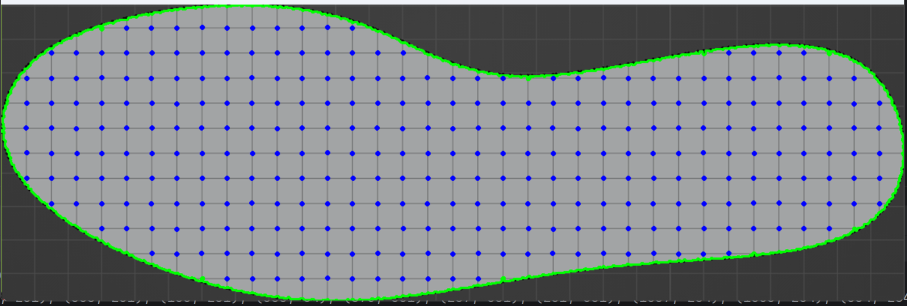
#> input picture Experiment_Dataset/standing/left_insole.png, 1814 x 612 px (shown at 1/2 size)
$ python -i heatmap_plot_smooth.py   (imports and definitions only)
#> lines starting #> are read from the running program, lines starting #| are printed output that depends on the picture; after the words box and inside, x2 and y2 are one past the last pixel; in counts of white or black regions, pixels touching at a corner belong together
import numpy as np
import matplotlib.pyplot as plt
import seaborn as sns
import pandas as pd
from scipy.ndimage import gaussian_filter, zoom, shift
from matplotlib.colors import LinearSegmentedColormap
import os
import cv2

# 定义常量
FRAME_START = 0
FRAME_END = 1000  # 包含帧1000
ZOOM_FACTOR_SMOOTH = 1.2  # 平滑和矩阵放大因子
ZOOM_FACTOR_MASK = 1.2    # 模式放大因子，与ZOOM_FACTOR_SMOOTH一致
SIGMA = 1.0
V_MAX = 1800  # 根据需要调整

# [12 lines left out: function generate_right_foot_pattern, not called in this run]

def generate_mask_from_image(image_path, target_rows=33, target_cols=15, lower_green=np.array([40, 40, 40]), upper_green=np.array([70, 255, 255])):
    """
    从图像生成鞋垫模式。

    参数：
    - image_path: 图像文件的路径
    - target_rows: 模式的行数
    - target_cols: 模式的列数
    - lower_green: HSV颜色空间中绿色的下界
    - upper_green: HSV颜色空间中绿色的上界

    返回：
    - mask_resized: 一个二维列表，表示鞋垫的压力分布（1 表示有效压力点，0 表示无压力点）
    """
#> called with target_rows = 33, target_cols = 15, lower_green = array of shape (3,), upper_green = array of shape (3,)
    # 加载图像
    image = cv2.imread(image_path)
#> image is the input picture: shape (612, 1814, 3); mean B, G, R 133.9, 132.6, 126
    if image is None:
        raise FileNotFoundError(f"无法加载图像: {image_path}")

    # 旋转图像90度顺时针
    image_rotated = cv2.rotate(image, cv2.ROTATE_90_CLOCKWISE)
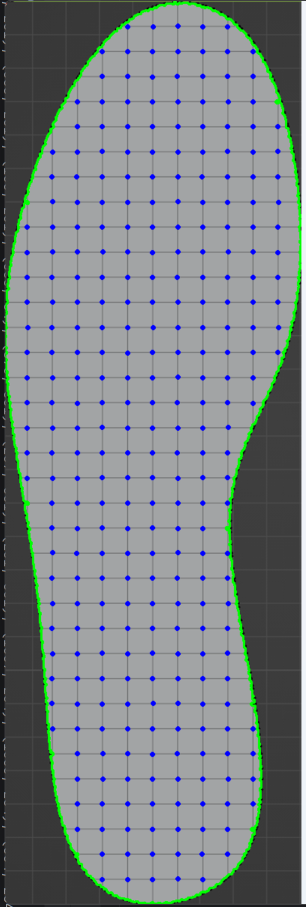
#> image_rotated: shape (1814, 612, 3) (shown at 1/2 size); mean B, G, R 133.9, 132.6, 126

    # 转换为HSV颜色空间
    hsv = cv2.cvtColor(image_rotated, cv2.COLOR_BGR2HSV)
#> hsv: shape (1814, 612, 3); mean H, S, V 75.6, 16.1, 139.2

    # 创建绿色掩码
    mask = cv2.inRange(hsv, lower_green, upper_green)
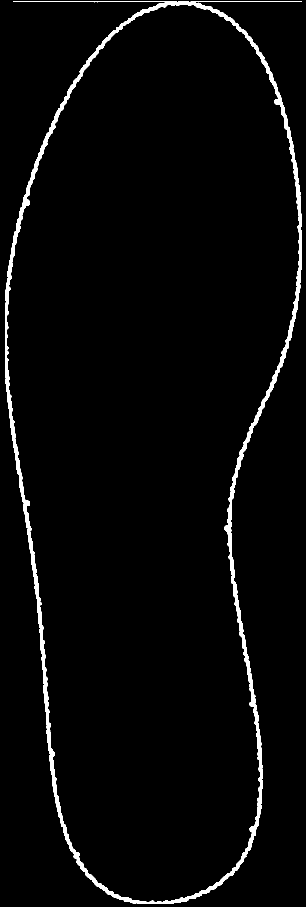
#> mask: shape (1814, 612) (shown at 1/2 size); 2.7% white; 1 white region

    # 查找轮廓
    contours, _ = cv2.findContours(mask, cv2.RETR_EXTERNAL, cv2.CHAIN_APPROX_SIMPLE)
#> contours = 1 contour; box (x1, y1, x2, y2) and area: (11, 2, 603, 1808) 796544

    if not contours:
        raise ValueError("未检测到绿色边界。请检查图像中的绿色标记是否正确。")

    # 创建空白掩码
    mask_filled = np.zeros_like(mask)

    # 填充所有检测到的轮廓
    cv2.drawContours(mask_filled, contours, -1, color=255, thickness=cv2.FILLED)
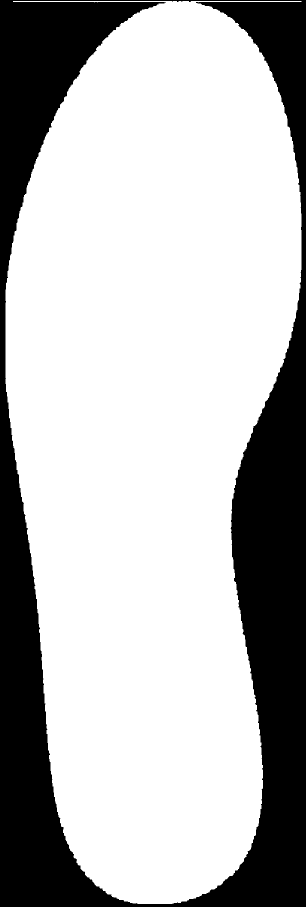
#> mask_filled: shape (1814, 612) (shown at 1/2 size); 72% white; 1 black region, box (x1, y1, x2, y2) and area: (0, 0, 612, 1814) 310998

    # 二值化处理
    _, binary_mask = cv2.threshold(mask_filled, 127, 255, cv2.THRESH_BINARY)

    # 调整掩码大小
    mask_resized = cv2.resize(binary_mask, (target_cols, target_rows), interpolation=cv2.INTER_NEAREST)

    # 转换为1和0
    mask_binary = (mask_resized > 0).astype(int)

    return mask_binary.tolist()

# [58 lines left out: functions smooth_and_interpolate_matrix, extract_pressure_points, not called in this run]

# 自定义颜色映射
custom_cmap = LinearSegmentedColormap.from_list('custom_cmap', ['blue', 'green', 'yellow', 'red'])

# [174 lines left out: functions plot_pressure_heatmap, main, not called in this run]

# [2 lines not run here, left out]

>>> result = generate_mask_from_image('../../Experiment_Dataset/standing/left_insole.png')
#> result = 33 items
